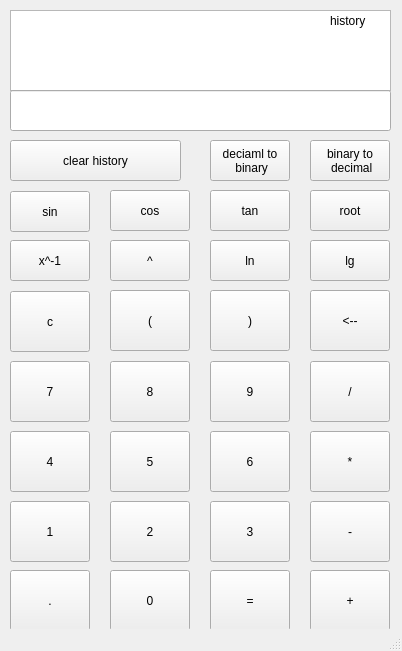
<?xml version="1.0" encoding="UTF-8"?>
<ui version="4.0">
 <class>MainWindow</class>
 <widget class="QMainWindow" name="MainWindow">
  <property name="geometry">
   <rect>
    <x>0</x>
    <y>0</y>
    <width>402</width>
    <height>651</height>
   </rect>
  </property>
  <property name="windowTitle">
   <string>MainWindow</string>
  </property>
  <widget class="QWidget" name="centralwidget">
   <widget class="QPushButton" name="pushButton_16">
    <property name="geometry">
     <rect>
      <x>310</x>
      <y>570</y>
      <width>80</width>
      <height>61</height>
     </rect>
    </property>
    <property name="text">
     <string>+</string>
    </property>
   </widget>
   <widget class="QPushButton" name="pushButton_12">
    <property name="geometry">
     <rect>
      <x>210</x>
      <y>570</y>
      <width>80</width>
      <height>61</height>
     </rect>
    </property>
    <property name="text">
     <string>=</string>
    </property>
   </widget>
   <widget class="QPushButton" name="pushButton_5">
    <property name="geometry">
     <rect>
      <x>110</x>
      <y>361</y>
      <width>80</width>
      <height>61</height>
     </rect>
    </property>
    <property name="text">
     <string>8</string>
    </property>
   </widget>
   <widget class="QPushButton" name="pushButton_10">
    <property name="geometry">
     <rect>
      <x>210</x>
      <y>431</y>
      <width>80</width>
      <height>61</height>
     </rect>
    </property>
    <property name="text">
     <string>6</string>
    </property>
   </widget>
   <widget class="QPushButton" name="pushButton_18">
    <property name="geometry">
     <rect>
      <x>110</x>
      <y>290</y>
      <width>80</width>
      <height>61</height>
     </rect>
    </property>
    <property name="text">
     <string>(</string>
    </property>
   </widget>
   <widget class="QPushButton" name="pushButton_19">
    <property name="geometry">
     <rect>
      <x>210</x>
      <y>290</y>
      <width>80</width>
      <height>61</height>
     </rect>
    </property>
    <property name="text">
     <string>)</string>
    </property>
   </widget>
   <widget class="QPushButton" name="pushButton_17">
    <property name="geometry">
     <rect>
      <x>10</x>
      <y>291</y>
      <width>80</width>
      <height>61</height>
     </rect>
    </property>
    <property name="text">
     <string>c</string>
    </property>
   </widget>
   <widget class="QPushButton" name="pushButton_13">
    <property name="geometry">
     <rect>
      <x>310</x>
      <y>361</y>
      <width>80</width>
      <height>61</height>
     </rect>
    </property>
    <property name="text">
     <string>/</string>
    </property>
   </widget>
   <widget class="QPushButton" name="pushButton_8">
    <property name="geometry">
     <rect>
      <x>110</x>
      <y>570</y>
      <width>80</width>
      <height>61</height>
     </rect>
    </property>
    <property name="text">
     <string>0</string>
    </property>
   </widget>
   <widget class="QPushButton" name="pushButton_20">
    <property name="geometry">
     <rect>
      <x>310</x>
      <y>290</y>
      <width>80</width>
      <height>61</height>
     </rect>
    </property>
    <property name="text">
     <string>&lt;--</string>
    </property>
   </widget>
   <widget class="QPushButton" name="pushButton_21">
    <property name="geometry">
     <rect>
      <x>10</x>
      <y>240</y>
      <width>80</width>
      <height>41</height>
     </rect>
    </property>
    <property name="text">
     <string>x^-1</string>
    </property>
   </widget>
   <widget class="QPushButton" name="pushButton_24">
    <property name="geometry">
     <rect>
      <x>310</x>
      <y>190</y>
      <width>80</width>
      <height>41</height>
     </rect>
    </property>
    <property name="text">
     <string>root</string>
    </property>
   </widget>
   <widget class="QPushButton" name="pushButton_14">
    <property name="geometry">
     <rect>
      <x>310</x>
      <y>431</y>
      <width>80</width>
      <height>61</height>
     </rect>
    </property>
    <property name="text">
     <string>*</string>
    </property>
   </widget>
   <widget class="QPushButton" name="pushButton_7">
    <property name="geometry">
     <rect>
      <x>110</x>
      <y>501</y>
      <width>80</width>
      <height>61</height>
     </rect>
    </property>
    <property name="text">
     <string>2</string>
    </property>
   </widget>
   <widget class="QPushButton" name="pushButton_3">
    <property name="geometry">
     <rect>
      <x>10</x>
      <y>431</y>
      <width>80</width>
      <height>61</height>
     </rect>
    </property>
    <property name="text">
     <string>4</string>
    </property>
   </widget>
   <widget class="QPushButton" name="pushButton_2">
    <property name="geometry">
     <rect>
      <x>10</x>
      <y>501</y>
      <width>80</width>
      <height>61</height>
     </rect>
    </property>
    <property name="text">
     <string>1</string>
    </property>
   </widget>
   <widget class="QPushButton" name="pushButton_23">
    <property name="geometry">
     <rect>
      <x>210</x>
      <y>240</y>
      <width>80</width>
      <height>41</height>
     </rect>
    </property>
    <property name="text">
     <string>ln</string>
    </property>
   </widget>
   <widget class="QPushButton" name="pushButton_22">
    <property name="geometry">
     <rect>
      <x>110</x>
      <y>240</y>
      <width>80</width>
      <height>41</height>
     </rect>
    </property>
    <property name="text">
     <string>^</string>
    </property>
   </widget>
   <widget class="QPushButton" name="pushButton_4">
    <property name="geometry">
     <rect>
      <x>10</x>
      <y>361</y>
      <width>80</width>
      <height>61</height>
     </rect>
    </property>
    <property name="text">
     <string>7</string>
    </property>
   </widget>
   <widget class="QPushButton" name="pushButton">
    <property name="geometry">
     <rect>
      <x>10</x>
      <y>570</y>
      <width>80</width>
      <height>61</height>
     </rect>
    </property>
    <property name="text">
     <string>.</string>
    </property>
   </widget>
   <widget class="QPushButton" name="pushButton_9">
    <property name="geometry">
     <rect>
      <x>210</x>
      <y>361</y>
      <width>80</width>
      <height>61</height>
     </rect>
    </property>
    <property name="text">
     <string>9</string>
    </property>
   </widget>
   <widget class="QPushButton" name="pushButton_15">
    <property name="geometry">
     <rect>
      <x>310</x>
      <y>501</y>
      <width>80</width>
      <height>61</height>
     </rect>
    </property>
    <property name="text">
     <string>-</string>
    </property>
   </widget>
   <widget class="QPushButton" name="pushButton_6">
    <property name="geometry">
     <rect>
      <x>110</x>
      <y>431</y>
      <width>80</width>
      <height>61</height>
     </rect>
    </property>
    <property name="text">
     <string>5</string>
    </property>
   </widget>
   <widget class="QPushButton" name="pushButton_11">
    <property name="geometry">
     <rect>
      <x>210</x>
      <y>501</y>
      <width>80</width>
      <height>61</height>
     </rect>
    </property>
    <property name="text">
     <string>3</string>
    </property>
   </widget>
   <widget class="QPushButton" name="pushButton_25">
    <property name="geometry">
     <rect>
      <x>10</x>
      <y>191</y>
      <width>80</width>
      <height>41</height>
     </rect>
    </property>
    <property name="text">
     <string>sin</string>
    </property>
   </widget>
   <widget class="QPushButton" name="pushButton_26">
    <property name="geometry">
     <rect>
      <x>110</x>
      <y>190</y>
      <width>80</width>
      <height>41</height>
     </rect>
    </property>
    <property name="text">
     <string>cos</string>
    </property>
   </widget>
   <widget class="QPushButton" name="pushButton_27">
    <property name="geometry">
     <rect>
      <x>210</x>
      <y>190</y>
      <width>80</width>
      <height>41</height>
     </rect>
    </property>
    <property name="text">
     <string>tan</string>
    </property>
   </widget>
   <widget class="QPushButton" name="pushButton_28">
    <property name="geometry">
     <rect>
      <x>210</x>
      <y>140</y>
      <width>80</width>
      <height>41</height>
     </rect>
    </property>
    <property name="text">
     <string>deciaml to
 binary</string>
    </property>
   </widget>
   <widget class="QPushButton" name="pushButton_29">
    <property name="geometry">
     <rect>
      <x>310</x>
      <y>140</y>
      <width>80</width>
      <height>41</height>
     </rect>
    </property>
    <property name="text">
     <string>binary to 
 decimal</string>
    </property>
   </widget>
   <widget class="QPushButton" name="pushButton_30">
    <property name="geometry">
     <rect>
      <x>10</x>
      <y>140</y>
      <width>171</width>
      <height>41</height>
     </rect>
    </property>
    <property name="text">
     <string>clear history</string>
    </property>
   </widget>
   <widget class="QTextEdit" name="textEdit">
    <property name="enabled">
     <bool>true</bool>
    </property>
    <property name="geometry">
     <rect>
      <x>10</x>
      <y>10</y>
      <width>381</width>
      <height>81</height>
     </rect>
    </property>
    <property name="font">
     <font>
      <family>Arial Narrow</family>
      <pointsize>11</pointsize>
      <italic>true</italic>
     </font>
    </property>
   </widget>
   <widget class="QLineEdit" name="lineEdit">
    <property name="enabled">
     <bool>true</bool>
    </property>
    <property name="geometry">
     <rect>
      <x>10</x>
      <y>90</y>
      <width>381</width>
      <height>41</height>
     </rect>
    </property>
    <property name="font">
     <font>
      <family>Ebrima</family>
      <pointsize>18</pointsize>
     </font>
    </property>
   </widget>
   <widget class="QLabel" name="label">
    <property name="geometry">
     <rect>
      <x>330</x>
      <y>10</y>
      <width>63</width>
      <height>21</height>
     </rect>
    </property>
    <property name="text">
     <string>history</string>
    </property>
   </widget>
   <widget class="QPushButton" name="pushButton_31">
    <property name="geometry">
     <rect>
      <x>310</x>
      <y>240</y>
      <width>80</width>
      <height>41</height>
     </rect>
    </property>
    <property name="text">
     <string>lg</string>
    </property>
   </widget>
  </widget>
  <widget class="QMenuBar" name="menubar">
   <property name="geometry">
    <rect>
     <x>0</x>
     <y>0</y>
     <width>402</width>
     <height>23</height>
    </rect>
   </property>
  </widget>
  <widget class="QStatusBar" name="statusbar"/>
 </widget>
 <resources/>
 <connections/>
</ui>
